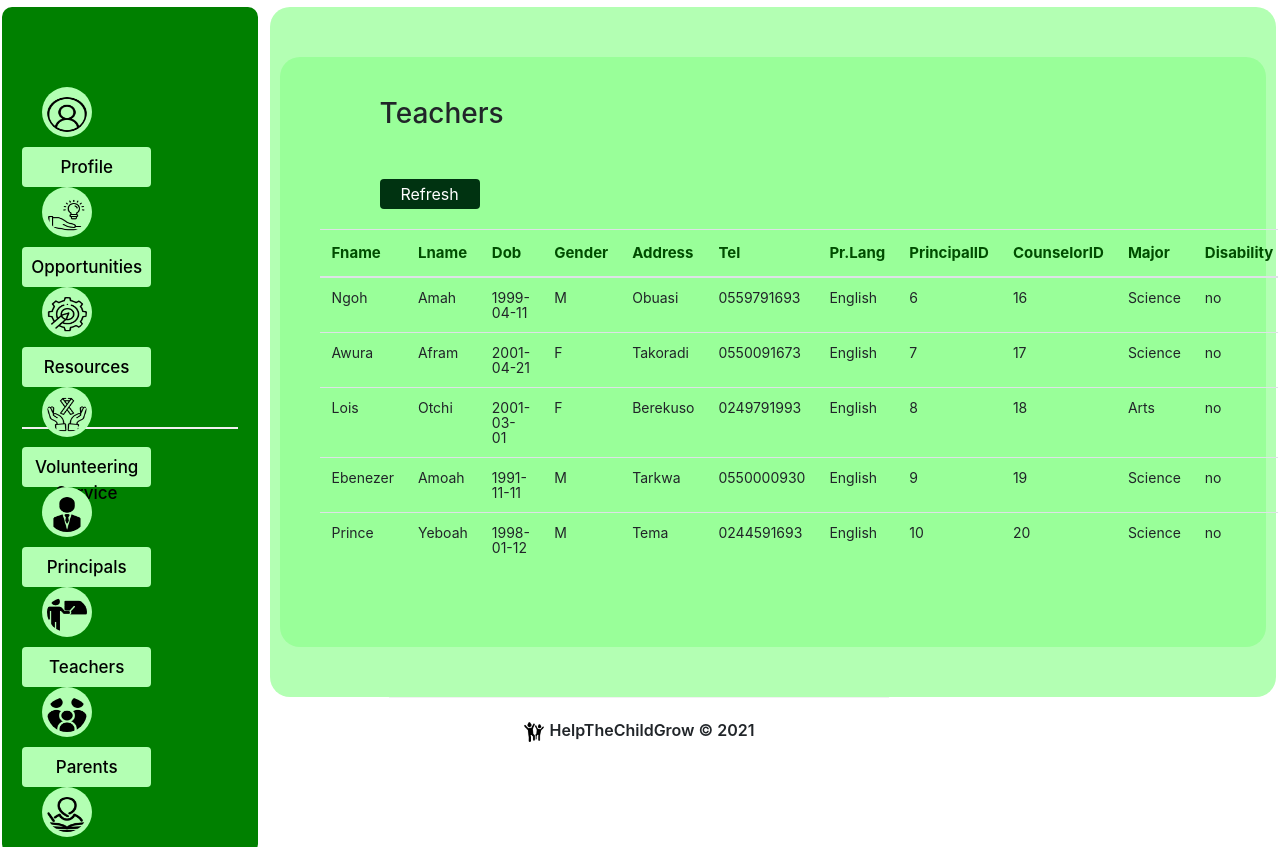
Page /Counselor/students.php on the committed database.
### tables this page shows
CREATE TABLE `Student` (
  `studentID` int(11) NOT NULL,
  `principalID` int(11) DEFAULT NULL,
  `counselorID` int(11) DEFAULT NULL,
  `major` varchar(50) NOT NULL,
  `disability` enum('yes','no') DEFAULT NULL
);

CREATE TABLE `Person` (
  `personID` int(11) NOT NULL,
  `type` varchar(20) NOT NULL DEFAULT 'student',
  `fname` varchar(50) NOT NULL,
  `lname` varchar(50) DEFAULT NULL,
  `dob` date DEFAULT '1970-01-01',
  `gender` char(1) DEFAULT NULL,
  `address` varchar(50) DEFAULT NULL,
  `tel` varchar(50) DEFAULT NULL,
  `primary_language` varchar(50) DEFAULT 'English'
);

### Counselor/students.php (the view, shortened to what this page needs)
<?php require('../database_credentials.php');
  $conn = new mysqli(servername,username,password,dbname);
  $sql1 = "SELECT Person.fname, Person.lname, Person.dob, Person.gender,
  Person.address, Person.tel, Person.primary_language, Student.principalID, Student.counselorID, Student.major, Student.disability FROM
  Person,Student WHERE Person.personID=Student.studentID;";
?>
<!doctype html>
<html lang="en">
  <head>
    <link rel="stylesheet" href="https://stackpath.bootstrapcdn.com/bootstrap/4.3.1/css/bootstrap.min.css">
    <link rel="stylesheet" href="../css/style.css">
  </head>
   <body>
    <section>
        <div class="dashboard">
            <div class="sidebar" style="height:100%;">
                <span><img src="../images/profile.png" alt="home-icon"/><a href="profile.php">Profile</a> </span>
                <span><img src="../images/opportunity.png" alt="opportunities-icon"/><a href="opportunities.php">Opportunities</a> </span>
                <span><img src="../images/resources.png" alt="resources-icon"/><a href="resources.php">Resources</a> </span>
                <span><img src="../images/voluntary.png" alt="vs-icon"/><a href="volunteeringservice.php">Volunteering Service</a> </span>
                <hr>
                <span><img src="../images/owner.png" alt="principal-icon"/><a href="principals.php">Principals</a> </span>
                <span><img src="../images/teacher-at-the-blackboard.png" alt="teacher-icon"/><a href="teachers.php">Teachers</a> </span>
                <span><img src="../images/family.png" alt="parentinfos-icon"/><a href="parentinfos.php">Parents</a> </span>
                <span><img src="../images/write.png" alt="student-icon"/><a href="students.php">Students</a> </span>
            </div>
            <div class="display-dashboard">
                <form action="students.php" method="post">
                    <div class="container-fluid cdiv1 special-bottom-margin" style="width:98%; padding:40px;" >
                        <h3>Teachers</h3>
                        <input type="submit" class="btn btn-success addbutton" name="view" value="Refresh">
                        <table class="table">
                            <thead>
                                <tr>
                                    <th scope="col">Fname</th>
                                    <th scope="col">Lname</th>
                                    <th scope="col">Dob</th>
                                    <th scope="col">Gender</th>
                                    <th scope="col">Address</th>
                                    <th scope="col">Tel</th>
                                    <th scope="col">Pr.Lang</th>
                                    <th scope="col">PrincipalID</th>
                                    <th scope="col">CounselorID</th>
                                    <th scope="col">Major</th>
                                    <th scope="col">Disability</th>
                                </tr>
                            </thead>
                            <tbody>
                                <?php
                                    $results= $conn->query($sql1);
                                    if ($results->num_rows > 0) {
                                        while($row = $results->fetch_assoc()) {
                                        echo "<tr style='
                                                line-height:15px;
                                                padding: 2px;
                                                font-size:14px;
                                                font-weight:400;'>";
                                        echo "<td>".$row["fname"]."</td>
                                                <td>".$row["lname"]."</td>
                                                <td>".$row["dob"]."</td>
                                                <td>".$row["gender"]."</td>
                                                <td>".$row["address"]."</td>
                                                <td>".$row["tel"]."</td>
                                                <td>".$row["primary_language"]."</td>
                                                <td>".$row["principalID"]."</td>
                                                <td>".$row["counselorID"]."</td>
                                                <td>".$row["major"]."</td>
                                                <td>".$row["disability"]."</td>";
                                        ?>
                                        </tr>
                                        <?php
                                        }
                                    } else {
                                        echo "0 results";
                                    }
                                ?>
                            </tbody>
                        </table>
                    </div>
                </form>
            </div>
        </div>
    </section>
    <footer style="clear:both;">
        <p><img src="../images/happy-children.png" alt="footer-image" class="footer-image"> HelpTheChildGrow &copy; 2021</p>
    </footer>
  </body>
</html>

### css/style.css (style rules this page uses)
body { background-color: white; }
* { box-sizing: border-box }
input[type=submit] { background-color: #003311; color: white; padding: 14px 20px; margin: 8px 0; border: none; cursor: pointer; width: 100%; }
hr { border: 1px solid #f1f1f1; margin-bottom: 25px; }
div.dashboard { width:100%; height: 100%; margin:0; background-color:white; padding:2px; margin-top:5px; margin-bottom:40px; border-radius:20px; }
div.sidebar { width: 20%; position: fixed; z-index: 1; margin:0; border-radius: 10px; margin-left:0; position:fixed; height:90%; float:left; padding:80px 20px; background-color:#008000; }
div.display-dashboard { width:79%; margin-left:1%; height:100%; float:right; background-color:white; border-radius: 20px; background-color:#b3ffb3; }
div.sidebar span { display:block; margin:auto; width:100%; height:60px; margin-bottom:25px; }
div.sidebar img { width:50px; height:50px; margin-left: 20px; margin-right:20px; padding:5px; padding-top:10px; float:left; background-color: #b3ffb3; border-radius: 50%; }
div.sidebar a { display:block; width:60%; height:40px; padding:5px; padding-top:8px; cursor:pointer; text-align: center; background-color: #b3ffb3; text-decoration: none; color:black; font-size: 17px; font-weight:500; margin-top:10px; float:left; border-radius: 4px; }
footer { width: 500px; margin:auto; margin-top:100px; height:150px; text-align: center; border-width: 500px; padding-top:20px; border-top:1px solid #f1f1f1; }
img.footer-image { width:20px; height:20px; display:inline; margin-right:2px; }
footer p { font-weight:600; }
div.cdiv1 { width:90%; margin:auto; margin-top:50px; font-weight: 600; background-color:#99ff99; text-align: left; font-size: 15px; padding:20px; border-radius: 20px; }
.cdiv1 h3 { margin-left:60px; margin-bottom:40px; }
.cdiv1 table { width:90%; margin:auto; margin-bottom:40px; }
.cdiv1 table td { text-align: left; }
input[type=submit].addbutton { width:100px; height:30px; text-align: center; padding:2px; text-align: center; margin-left:60px; margin-bottom: 20px; }
.table thead { color:#004d00; border-bottom:1px solid #333; }
div.special-bottom-margin { margin-bottom:50px; }

### rows in the picture
student: studentID.fname "Ngoh", studentID.lname "Amah", studentID.dob "1999-04-11", studentID.gender "M", studentID.address "Obuasi", studentID.tel "0559791693", studentID.primary_language "English", principalID "6", counselorID "16", major "Science", disability "no"
student: studentID.fname "Awura", studentID.lname "Afram", studentID.dob "2001-04-21", studentID.gender "F", studentID.address "Takoradi", studentID.tel "0550091673", studentID.primary_language "English", principalID "7", counselorID "17", major "Science", disability "no"
student: studentID.fname "Lois", studentID.lname "Otchi", studentID.dob "2001-03-01", studentID.gender "F", studentID.address "Berekuso", studentID.tel "0249791993", studentID.primary_language "English", principalID "8", counselorID "18", major "Arts", disability "no"
student: studentID.fname "Ebenezer", studentID.lname "Amoah", studentID.dob "1991-11-11", studentID.gender "M", studentID.address "Tarkwa", studentID.tel "0550000930", studentID.primary_language "English", principalID "9", counselorID "19", major "Science", disability "no"
student: studentID.fname "Prince", studentID.lname "Yeboah", studentID.dob "1998-01-12", studentID.gender "M", studentID.address "Tema", studentID.tel "0244591693", studentID.primary_language "English", principalID "10", counselorID "20", major "Science", disability "no"
